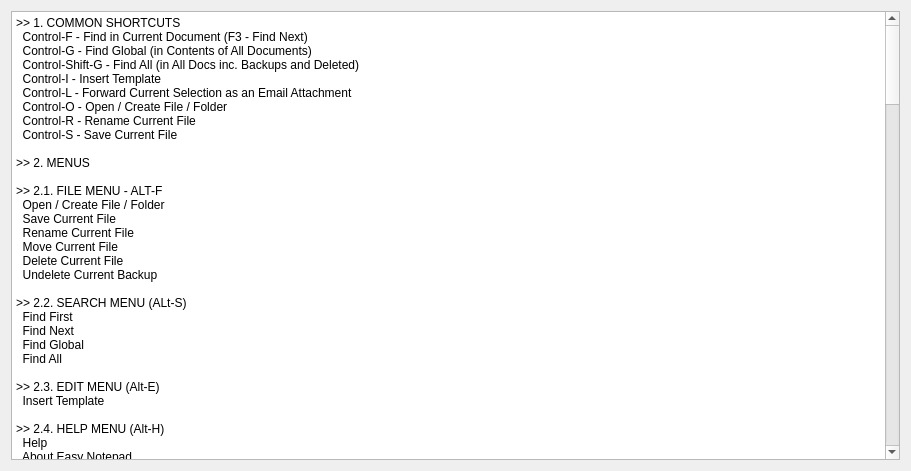
<?xml version="1.0" encoding="UTF-8"?>
<ui version="4.0">
 <class>Help</class>
 <widget class="QDialog" name="Help">
  <property name="geometry">
   <rect>
    <x>0</x>
    <y>0</y>
    <width>911</width>
    <height>471</height>
   </rect>
  </property>
  <property name="windowTitle">
   <string>Easy Notepad Help</string>
  </property>
  <property name="windowIcon">
   <iconset resource="Icon.qrc">
    <normaloff>:/icon-image.png</normaloff>:/icon-image.png</iconset>
  </property>
  <layout class="QVBoxLayout" name="verticalLayout">
   <item>
    <widget class="SafeTextEdit" name="helpText">
     <property name="accessibleName">
      <string>Easy Notepad Help</string>
     </property>
     <property name="plainText">
      <string>&gt;&gt; 1. COMMON SHORTCUTS
  Control-F - Find in Current Document (F3 - Find Next)
  Control-G - Find Global (in Contents of All Documents)
  Control-Shift-G - Find All (in All Docs inc. Backups and Deleted)
  Control-I - Insert Template
  Control-L - Forward Current Selection as an Email Attachment
  Control-O - Open / Create File / Folder
  Control-R - Rename Current File
  Control-S - Save Current File

&gt;&gt; 2. MENUS

&gt;&gt; 2.1. FILE MENU - ALT-F
  Open / Create File / Folder
  Save Current File
  Rename Current File
  Move Current File
  Delete Current File
  Undelete Current Backup

&gt;&gt; 2.2. SEARCH MENU (ALt-S)
  Find First
  Find Next
  Find Global
  Find All

&gt;&gt; 2.3. EDIT MENU (Alt-E)
  Insert Template

&gt;&gt; 2.4. HELP MENU (Alt-H)
  Help
  About Easy Notepad

&gt;&gt; 3. USING OPEN FILE
  Note, you must open a file to edit it.  Easy Notepad does not allow you to   edit a file which doesn't have a file name.  Open File (Control-O) presents   a single line edit, which is navigated with the arrow keys.
  The line edit is in up to three sections. The first section is the folder.  
  Use up/down to navigate the folders.  You can also press the first letter   of a folder name to jump more quickly.
  To create a folder, select the very top entry, either with the arrow keys, or  by pressing minus followed by enter.
  To remove a folder, it has to be empty.  If it is empty, the delete folder   option will be available in the second section.
  The second section allows you to navigate files.  As with the folder section,  you use the arrow keys or press the first letter of the filename.
  As with the folders, select the first entry (minus) and enter to create a new  file.  
  When you select a file, if there are multiple versions of the file, the list of backups will appear in the third seciton.
  If the version called 'latest' is selected, the file will be writeable, but  any other versions will be opened read-only.
  When you have selected the file you want, press enter to open it.

&gt;&gt; 4. USING INSERT TEMPLATE
  The folder called Templates is treated specially, and any file stored within it can be used as a template. When editing a document, press Control-I to insert a template, and you will be offered the list of files in the templates folder. Select a template and press Enter to insert the template contents at the current position in the current file.
  Templates can contain a number of Macros which are interpreted when the template is inserted:
    $WEEKDAY - The current day of the week (e.g. Sunday)
    $MONTHNAME - The current month (e.g. March)
    $FULLYEAR - The year (4 digits, e.g. 1949)
    $DAY - The day of the month (2 digits)
    $MONTH - The month of the year (2 digits)
    $YEAR - The year (2 digits, e.g. 49)
    $TIME - The 24-hour time (e.g. 18:04)
    $FILEPATH - The path to the file
    $FILENAME - The current (descriptive) file name
    $FOLDERNAME - The current (descriptive) folder name

&gt;&gt; 5. USING FORWARD SELECTION AS EMAIL
  Selecting Text, and pressing Control-L will cause the current selection to be written to a temporary file, and the chosen email package launched with the file attached.

&gt;&gt; 6. COMMAND LINE OPTIONS
  Launching Easy Notepad from the command line with no arguments will open the program read-only, with no file loaded.
  If a file is specified on the command line, it is opened.
  If the file exists in the EasyNotepad database (as specified in the ini file), it is opened writable, just as if it had been opened with Control-O.
  If the file does not exist in the EasyNotepad database (i.e. somewhere else in the filesystem), it is opened read-only.

&gt;&gt; 7. SETTINGS

  The settings are stored in an EasyNotepad.ini file, which is located in the EasyNotepad data folder or TrumptonApps folder  in the user's home directory, or the application directory.  The settings file has a number of sections:
    [database] - This contains details of the database (e.g. location)
    [email] - This section contains the command required to send the selected text  (which is exported as a file) to an email recipient (with Control-L).
    [import..] - These sections list the commands required to import and parse files  in other formats (e.g. doc and xls).
    [load...] - These sections contain the Codecs that are offered when loading a file which is not in a recognised format (e.g. ISO8859-15).

&gt;&gt; 7.1. DATABASE SETTINGS
  The [database] section contans a single entry: 'path'. Thus path may contain a number of macros as follows.
    $HOME - User's Home Directory
    $CONFIG - Directory EasyNotepad.ini was loaded from
  If not supplied, $HOME/EasyNotepad is used.

&gt;&gt; 7.2. EMAIL SETTINGS
  The [email] section contains a single entry: command.  This command can contain a number of macros as follows:
    $HOME - User's Home Directory
    $CONFIG - This is the $HOME/TrumptonApps directory
    $INI - Directory EasyNotepad.ini was loaded from
    $FILEPATH - The full path to the file to be inserted
    $FILENAME - The Folder-File (descriptive) name of the file
    $APPDIR - The path to the Executable application
  Note that the entire entry must be quoted, and separate entries on the command line must be escape-quoted, e.g.
    command=&quot;\&quot;c:\Program Files\Email.exe\&quot; -option \&quot;$FILEPATH\&quot;&quot;

&gt;&gt; 7.3. FILE IMPORT SETTINGS
  The [import...] sections contain three entries: extension, codec and command.  When files of 'extension' are opened, the 'command' is run, and whatever is passed to stdout is imported into EasyNotepad using 'codec'.  The command contain a number of macros, as follows:
    $HOME - User's Home Directory
    $CONFIG - This is the $HOME/TrumptonApps directory
    $INI - Directory EasyNotepad.ini was loaded from
    $FILEPATH - The full path to the file to be inserted
    $APPDIR - The path to the Executable application
  Note that the entire entry must be quoted, and separate entries on the command line must be escape-quoted, e.g.
    command=&quot;\&quot;c:/Program Files/ParseFile.exe\&quot; --doc --stdout \&quot;$FILEPATH\&quot;&quot;

&gt;&gt; 7.4. FILE OPEN SETTINGS
  The [load...] section contains two entries: codec and description.  When files are opened (not imported), and they contain unrecognised characters, a prompt is presented asking which codec to use in order to interpret the file.  
  The list of codecs is given in the [load...] sections.  Note that the codec is not case sensitive, but must match exactly the format of the codecs understood by QT applications.  
  A special codec called 'System' is automatically inserted into the list of codecs, and this maps to the default system codec (for example it would be UTF-8 on Linux, and would be WIndows-1252 on a UK Windows machine).  

&gt;&gt;7.5. INI FILE EXAMPLE

Notes:
  Lines with spaces should be quoted
  Arguments within a line should be quoted and escaped, i.e. \&quot;
  Backslashes should be escaped, i.e. \\
  Forward slashes may be used in paths instead of backslashes - these are automatically interpreted
  When supplying a path, a trailing slash should not be included

[database]
path=&quot;$HOME/TrumptonApps/EasyNotepad&quot;

[email]
command=&quot;\&quot;C:\\Program Files (x86)\\Mozilla Thunderbird\\thunderbird.exe\&quot; -compose \&quot;subject='$FILENAME',body='$FILENAME Attached',attachment='file://$FILEPATH'\&quot;&quot;

[import-doc]
extension=doc
codec=System
command=&quot;\&quot;C:\\Program Files (x86)\\LibreOffice 5\\program\\python.exe\&quot; \&quot;$DIRAPPLICATION\\unoconv\&quot; -f txt --stdout \&quot;$FILEPATH\&quot;&quot;

[import-docx]
extension=docx
codec=System
command=&quot;\&quot;C:\\Program Files (x86)\\LibreOffice 5\\program\\python.exe\&quot; \&quot;$DIRAPPLICATION\\unoconv\&quot; -f txt --stdout \&quot;$FILEPATH\&quot;&quot;

[import-odt]
extension=odt
codec=System
command=&quot;\&quot;C:\\Program Files (x86)\\LibreOffice 5\\program\\python.exe\&quot; \&quot;$DIRAPPLICATION\\unoconv\&quot; -f txt --stdout \&quot;$FILEPATH\&quot;&quot;

[import-xls]
extension=xls
codec=System
command=&quot;\&quot;C:\\Program Files (x86)\\LibreOffice 5\\program\\python.exe\&quot; \&quot;$DIRAPPLICATION\\unoconv\&quot; -f txt --stdout \&quot;$FILEPATH\&quot;&quot;

[import-xlsx]
extension=xlsx
codec=System
command=&quot;\&quot;C:\\Program Files (x86)\\LibreOffice 5\\program\\python.exe\&quot; \&quot;$DIRAPPLICATION\\unoconv\&quot; -f txt --stdout \&quot;$FILEPATH\&quot;&quot;

[import-ods]
extension=ods
codec=System
command=&quot;\&quot;C:\\Program Files (x86)\\LibreOffice 5\\program\\python.exe\&quot; \&quot;$DIRAPPLICATION\\unoconv\&quot; -f txt --stdout \&quot;$FILEPATH\&quot;&quot;

[[load-1252]
codec=Windows-1252
description=&quot;Windows-1252: Windows, Western Europe&quot;

[load-8859-1]
codec=ISO8859-1
description=&quot;ISO8859-1: ANSI, Latin-1, Western Europe&quot;

[load-8859-15]
codec=ISO8859-15
description=&quot;ISO8859-15: ANSI, Latin-9, Western Europe&quot;
</string>
     </property>
     <property name="textInteractionFlags">
      <set>Qt::TextSelectableByKeyboard|Qt::TextSelectableByMouse</set>
     </property>
    </widget>
   </item>
  </layout>
 </widget>
 <customwidgets>
  <customwidget>
   <class>SafeTextEdit</class>
   <extends>QPlainTextEdit</extends>
   <header>../Lib/safetextedit.h</header>
  </customwidget>
 </customwidgets>
 <resources>
  <include location="Icon.qrc"/>
 </resources>
 <connections/>
</ui>
